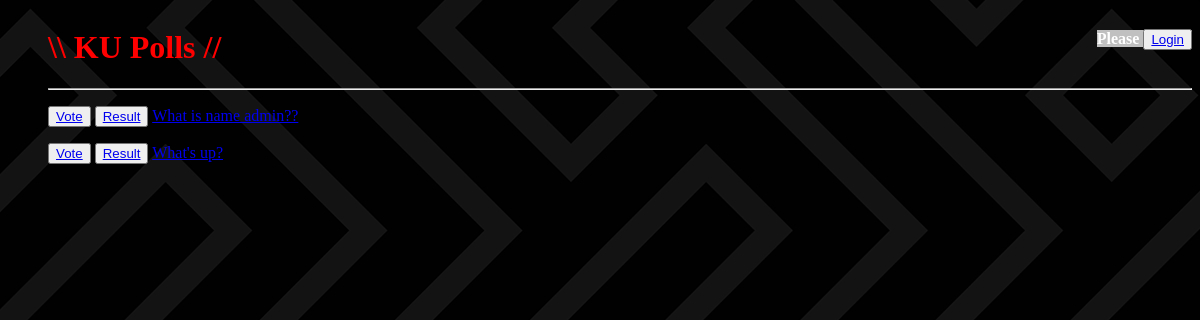
The page /polls/ on the database as committed earlier.
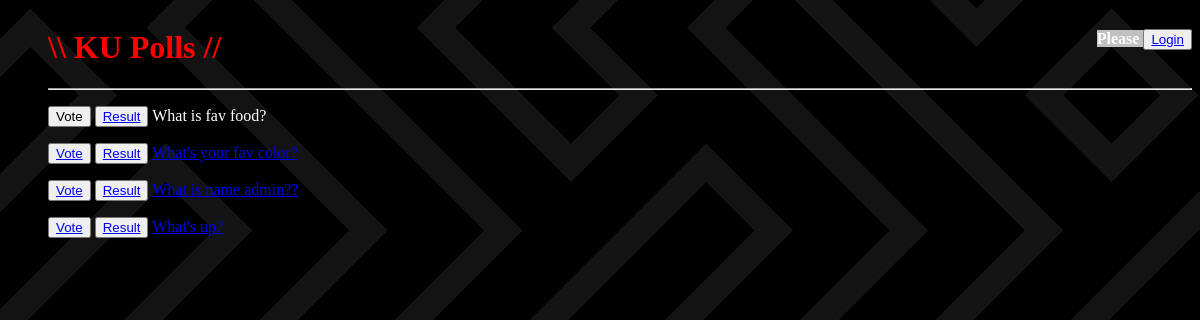
The same page on the database as committed later.
### polls/models.py (models this page shows, shortened)
class Question(models.Model):
    question_text = models.CharField(max_length=200)
    pub_date = models.DateTimeField('date published')
    end_date = models.DateTimeField('end date', null=True)
    def is_published(self) -> bool:
        now = timezone.now()
        return now >= self.pub_date
    def can_vote(self):
        if self.end_date is None:
            return self.is_published()
        return self.pub_date <= timezone.now() <= self.end_date

### polls/views.py (the view)
# urls.py: path('', views.IndexView.as_view(), name='index'),
class IndexView(generic.ListView):
    template_name = 'polls/index.html'
    context_object_name = 'latest_question_list'
    def get_queryset(self):
        return Question.objects.filter(pub_date__lte=timezone.now()).order_by('-pub_date')[:5]

### polls/templates/polls/index.html (shortened to what this page needs)
{% load static %}
<link rel="stylesheet" href="{% static 'polls/style.css' %}" />
{% if latest_question_list %}
<ul>
  <h1 id="title" style="color: red;text-align:left;float:left;">\\ KU Polls // </h1>
  {% if user.is_authenticated %}
  <h4 style="text-align:right;color:white;float:right">
    <span>Username : &nbsp;{{ user.username }}&nbsp; </span>&nbsp;&nbsp;&nbsp;
    <nav>
      <button type="button">
        <a href="{% url 'logout'%}?next={{request.path}}">Logout
      </a>
    </button>&nbsp;&nbsp;&nbsp;
  </nav>
  </h4>
    {% else %}
  <h4 style="text-align:right;color:white;float:right">
    <span>Please <button>
      <a href="{% url 'login'%}?next={{request.path}}">Login</a>
    </button></h4>
  {% endif %}
  <hr style="clear:both;"/>
  {% for question in latest_question_list %} {% if question.can_vote %}
  <p>
    <button id="button">
      <a id="button-text" href="{% url 'polls:detail' question.id %}"> Vote </a>
    </button>
    <button id="button">
      <a id="button-text" href="{% url 'polls:results' question.id %}">
        Result
      </a>
    </button>
    <a id="link" href="{% url 'polls:detail' question.id %}"
      >{{ question.question_text }}</a
    >
  </p>
  {% elif not question.can_vote %}
  <p>
    <button id="button">
      <a id="button-text" > Vote </a>
    </button>
    <button id="button">
      <a id="button-text" href="{% url 'polls:results' question.id %}">
        Result
      </a>
    </button>
    <a id= "link not use"
    ><a style="color: white">{{ question.question_text }}</a>
  </p>
  {% endif %} {% endfor %}
</ul>
{% else %}
<p>No polls are available.</p>
{% endif %}

### polls/templates/polls/index.html (style rules this page uses)
span { background-color: #c0c0c0; }

Rows that differ between the two databases and show on the page:
added Question: question_text "What is fav food?"
added Question: question_text "What's your fav color?"
